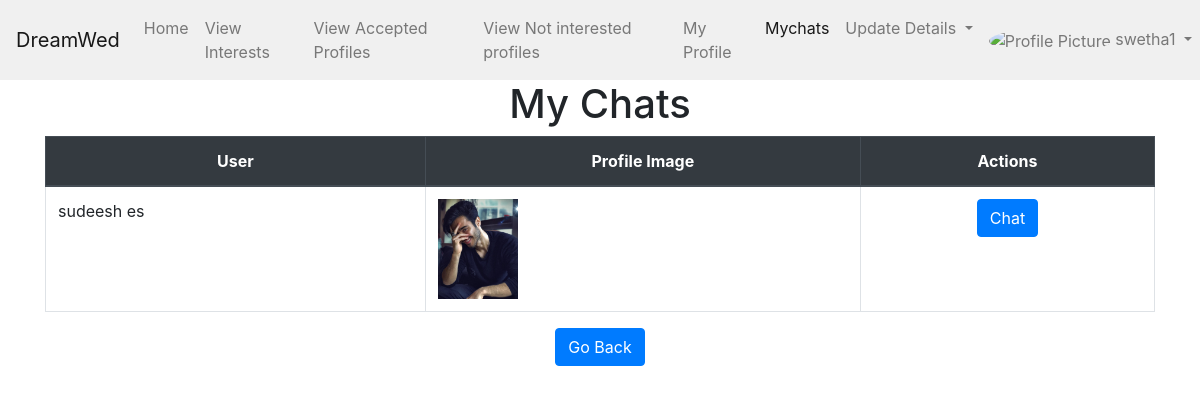
Page /matchat/mychats/ (signed in) on the committed database.
### matint/models.py (models this page shows, shortened)
class Interest(models.Model):
    PENDING = 'pending'
    ACCEPTED = 'accepted'
    REJECTED = 'rejected'
    STATUS_CHOICES = [
        (PENDING, 'Pending'),
        (ACCEPTED, 'Accepted'),
        (REJECTED, 'Rejected'),
    ]
    receiver = models.ForeignKey(User, on_delete=models.CASCADE, related_name='received_interests')
    sender = models.ForeignKey(User, on_delete=models.CASCADE, related_name='sent_interests')
    status = models.CharField(max_length=20, choices=STATUS_CHOICES, default=PENDING)
    message = models.TextField(blank=True)
    created_at = models.DateTimeField(default=timezone.now)
    updated_at = models.DateTimeField(auto_now=True)
    from django.db import models

### matrimony/models.py (models this page shows, shortened)
class PersonalDetails(models.Model):
    user = models.OneToOneField(User, on_delete=models.CASCADE)  # Create a one-to-one relationship with the User model
    first_name = models.CharField(max_length=100)
    middle_name = models.CharField(max_length=100,blank=True, null=True)
    last_name = models.CharField(max_length=100)
    gender = models.CharField(max_length=10)
    birth_place = models.CharField(max_length=100)
    address = models.CharField(max_length=100)
    date_of_birth = models.DateField()
    blood_group = models.CharField(max_length=10)
    phone_number = models.CharField(max_length=15,unique=True)
    profile_image = models.ImageField(upload_to='profile_images/', blank=True, null=True)  # Define the profile image field
    mother_tongue = models.CharField(max_length=100)
    religion = models.CharField(max_length=100)
    sector = models.CharField(max_length=100)
    perso_fill = models.BooleanField(default=False)
    marital_status = models.CharField(max_length=100)
    about_you = models.TextField(blank=True)
    aadhar_card = models.FileField(upload_to='aadhar_cards/', blank=True, null=True)
    aadhar_valid = models.BooleanField(default=True)
    hobbies = models.ManyToManyField(Hobby, blank=True,null=True)

### matchat/views.py (the view)
# urls.py: path('mychats/', views.mychats, name='mychats'),
def mychats(request):
    blocked_users = BlockedUser.objects.filter(user=request.user).values_list('blocked_user_id', flat=True)
    not_interested_users = NotInterested.objects.filter(user=request.user).values_list('not_interested_user_id', flat=True)
    excluded_users = list(blocked_users) + list(not_interested_users)
    accepted_interests = Interest.objects.filter(
        receiver=request.user,
        status=Interest.ACCEPTED
    ).exclude(
        Q(sender_id__in=excluded_users) | Q(sender=request.user)
    )
    unseen_messages_counts = {}
    for interest in accepted_interests:
        unseen_count = Message.objects.filter(
            sender=interest.sender,
            receiver=request.user,
            is_seen=False
        ).count()
        unseen_messages_counts[interest.sender.id] = unseen_count
    return render(request, 'matchat/mychats.html', {
        'accepted_interests': accepted_interests,
        'unseen_messages_counts': unseen_messages_counts,
    })

### matchat/templates/matchat/mychats.html (shortened to what this page needs)
{% load static %}
<!DOCTYPE html>
<html lang="en">
<head>
    <link rel="stylesheet" href="https://maxcdn.bootstrapcdn.com/bootstrap/4.5.2/css/bootstrap.min.css">
</head>
<body>
    <nav class="navbar navbar-expand-lg navbar-light" style="background-color: #f0f0f0;">
        <a class="navbar-brand" href="#">DreamWed</a>
        <div class="collapse navbar-collapse" id="navbarNav">
            <ul class="navbar-nav">
                <li class="nav-item ">
                    <a class="nav-link" href="{% url 'matrimony:home' %}">Home</a>
                </li>
                <li class="nav-item">
                    <a class="nav-link" href="{% url 'matint:received_interests' %}">View Interests</a>
                </li>
                <li class="nav-item">
                    <a class="nav-link" href="{% url 'matint:accepted_interests' %}">View Accepted Profiles</a>
                </li>
                <li class="nav-item">
                    <a class="nav-link" href="{% url 'matint:notinterested_list' %}">View Not interested profiles</a>
                </li>
                <li class="nav-item">
                    <a class="nav-link" href="{% url 'matrimony:myprofile' %}">My Profile</a>
                </li>
                <li class="nav-item active">
                    <a class="nav-link" href="{% url 'matchat:mychats' %}">
                        Mychats{% if unread_message_count > 0 %} <span class="badge badge-danger">{{ unread_message_count }}</span>{% endif %}
                    </a>
                </li>
                <li class="nav-item dropdown">
                    <a class="nav-link dropdown-toggle" href="#" id="updateDetailsDropdown" role="button" data-toggle="dropdown" aria-haspopup="true" aria-expanded="false">
                        Update Details
                    </a>
                </li>
            </ul>
            <ul class="navbar-nav ml-auto">
                <li class="nav-item dropdown">
                    <a class="nav-link dropdown-toggle" href="#" id="profileDropdown" role a "button" data-toggle="dropdown" aria-haspopup="true" aria-expanded="false">
                        <img src="{{ request.session.profile_image_url }}" alt="Profile Picture" width="40" height="40" class="rounded-circle">
                        {{ request.session.suser }}
                    </a>
                </li>
            </ul>
        </div>
    </nav>
<div class="container">
    <h1 align="center">My Chats</h1>
    <div class="row">
        <div class="col-md-12">
            <table class="table table-bordered">
                <thead class="thead-dark">
                    <tr>
                        <th>User</th>
                        <th>Profile Image</th>
                        <th>Actions</th>
                    </tr>
                </thead>
                <tbody>
                    {% for accepted_interest in accepted_interests %}
                        <tr>
                            <td>{{ accepted_interest.sender.personaldetails.first_name }} {{ accepted_interest.sender.personaldetails.last_name }}</td>
                            <td>
                                {% if accepted_interest.sender.personaldetails.profile_image %}
                                    <img src="{{ accepted_interest.sender.personaldetails.profile_image.url }}" alt="Profile Image" style="max-width: 100px; max-height: 100px;">
                                {% else %}
                                    No Image
                                {% endif %}
                            </td>
                            <td class="profile-buttons">
                                <div class="row no-gutters">
                                    <div class="col text-center">
                                        <a href="{% url 'matchat:chat' receiver_id=accepted_interest.sender.id %}" class="btn btn-primary">Chat</a>
                                    </div>
                                </div>
                            </td>
                        </tr>
                    {% empty %}
                        <tr>
                            <td colspan="3">No Chat records Found</td>
                        </tr>
                    {% endfor %}
                </tbody>
            </table>
            <div class="center-button">
                <a href="{% url 'matrimony:myprofile' %}" class="btn btn-primary btn-back">Go Back</a>
            </div>
        </div>
    </div>
</div>
</body>
</html>

### matchat/templates/matchat/mychats.html (style rules this page uses)
.table th { text-align: center; }
.profile-buttons { margin-top: 10px; }
.no-gutters { margin-right: 0; margin-left: 0; }
.center-button { text-align: center; }
.btn-back { background-color: #333; color: #fff; border-color: #333; }
.btn-primary { background-color: #007bff; border-color: #007bff; }

### rows in the picture
Interest: sender.personaldetails.first_name "sudeesh", sender.personaldetails.last_name "es", sender.personaldetails.profile_image (picture)

### other values in the picture
{{ request.session.suser }} "swetha1"
